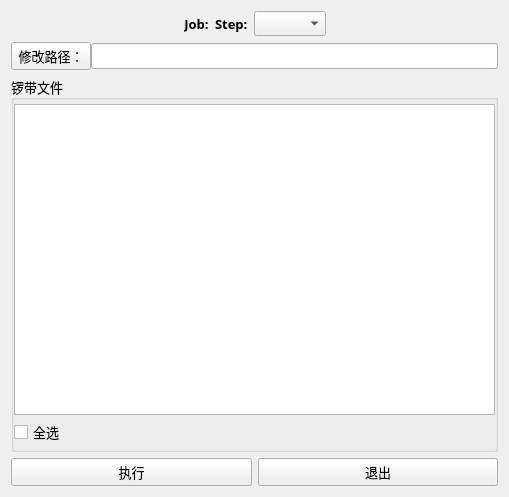
<?xml version="1.0" encoding="UTF-8"?>
<ui version="4.0">
 <class>Form</class>
 <widget class="QWidget" name="Form">
  <property name="geometry">
   <rect>
    <x>0</x>
    <y>0</y>
    <width>509</width>
    <height>497</height>
   </rect>
  </property>
  <property name="windowTitle">
   <string>锣带导入</string>
  </property>
  <layout class="QVBoxLayout" name="verticalLayout_2">
   <item>
    <layout class="QHBoxLayout" name="horizontalLayout_4">
     <item>
      <spacer name="horizontalSpacer">
       <property name="orientation">
        <enum>Qt::Horizontal</enum>
       </property>
       <property name="sizeHint" stdset="0">
        <size>
         <width>40</width>
         <height>20</height>
        </size>
       </property>
      </spacer>
     </item>
     <item>
      <widget class="QLabel" name="label_title">
       <property name="font">
        <font>
         <family>微软雅黑</family>
         <pointsize>10</pointsize>
         <weight>75</weight>
         <bold>true</bold>
        </font>
       </property>
       <property name="text">
        <string>Job:</string>
       </property>
       <property name="alignment">
        <set>Qt::AlignCenter</set>
       </property>
      </widget>
     </item>
     <item>
      <layout class="QHBoxLayout" name="horizontalLayout_3">
       <item>
        <widget class="QLabel" name="label">
         <property name="font">
          <font>
           <family>微软雅黑</family>
           <pointsize>10</pointsize>
           <weight>75</weight>
           <bold>true</bold>
          </font>
         </property>
         <property name="text">
          <string>Step:</string>
         </property>
        </widget>
       </item>
       <item>
        <widget class="QComboBox" name="comboBox">
         <property name="font">
          <font>
           <family>微软雅黑</family>
          </font>
         </property>
        </widget>
       </item>
      </layout>
     </item>
     <item>
      <spacer name="horizontalSpacer_3">
       <property name="orientation">
        <enum>Qt::Horizontal</enum>
       </property>
       <property name="sizeHint" stdset="0">
        <size>
         <width>40</width>
         <height>20</height>
        </size>
       </property>
      </spacer>
     </item>
    </layout>
   </item>
   <item>
    <layout class="QHBoxLayout" name="horizontalLayout_2">
     <property name="spacing">
      <number>0</number>
     </property>
     <item>
      <widget class="QPushButton" name="pushButton_path">
       <property name="font">
        <font>
         <family>微软雅黑</family>
         <pointsize>10</pointsize>
        </font>
       </property>
       <property name="cursor">
        <cursorShape>PointingHandCursor</cursorShape>
       </property>
       <property name="text">
        <string>修改路径：</string>
       </property>
      </widget>
     </item>
     <item>
      <widget class="QLineEdit" name="lineEdit_path">
       <property name="font">
        <font>
         <family>微软雅黑</family>
         <pointsize>10</pointsize>
        </font>
       </property>
      </widget>
     </item>
    </layout>
   </item>
   <item>
    <widget class="QGroupBox" name="groupBox">
     <property name="font">
      <font>
       <family>微软雅黑</family>
       <pointsize>10</pointsize>
      </font>
     </property>
     <property name="title">
      <string>锣带文件</string>
     </property>
     <layout class="QVBoxLayout" name="verticalLayout">
      <property name="spacing">
       <number>4</number>
      </property>
      <property name="leftMargin">
       <number>0</number>
      </property>
      <property name="topMargin">
       <number>4</number>
      </property>
      <property name="rightMargin">
       <number>0</number>
      </property>
      <property name="bottomMargin">
       <number>4</number>
      </property>
      <item>
       <widget class="QListWidget" name="listWidget">
        <property name="cursor" stdset="0">
         <cursorShape>PointingHandCursor</cursorShape>
        </property>
       </widget>
      </item>
      <item>
       <layout class="QHBoxLayout" name="horizontalLayout_5">
        <item>
         <widget class="QCheckBox" name="checkBox_select_all">
          <property name="cursor">
           <cursorShape>PointingHandCursor</cursorShape>
          </property>
          <property name="text">
           <string>全选</string>
          </property>
         </widget>
        </item>
        <item>
         <spacer name="horizontalSpacer_2">
          <property name="orientation">
           <enum>Qt::Horizontal</enum>
          </property>
          <property name="sizeHint" stdset="0">
           <size>
            <width>40</width>
            <height>20</height>
           </size>
          </property>
         </spacer>
        </item>
       </layout>
      </item>
     </layout>
    </widget>
   </item>
   <item>
    <layout class="QHBoxLayout" name="horizontalLayout">
     <item>
      <widget class="QPushButton" name="pushButton_exec">
       <property name="minimumSize">
        <size>
         <width>0</width>
         <height>26</height>
        </size>
       </property>
       <property name="font">
        <font>
         <family>微软雅黑</family>
         <pointsize>10</pointsize>
         <weight>50</weight>
         <bold>false</bold>
        </font>
       </property>
       <property name="cursor">
        <cursorShape>PointingHandCursor</cursorShape>
       </property>
       <property name="text">
        <string>执行</string>
       </property>
      </widget>
     </item>
     <item>
      <widget class="QPushButton" name="pushButton_exit">
       <property name="minimumSize">
        <size>
         <width>0</width>
         <height>26</height>
        </size>
       </property>
       <property name="font">
        <font>
         <family>微软雅黑</family>
         <pointsize>10</pointsize>
         <weight>50</weight>
         <bold>false</bold>
        </font>
       </property>
       <property name="cursor">
        <cursorShape>PointingHandCursor</cursorShape>
       </property>
       <property name="text">
        <string>退出</string>
       </property>
      </widget>
     </item>
    </layout>
   </item>
  </layout>
 </widget>
 <resources/>
 <connections/>
</ui>
